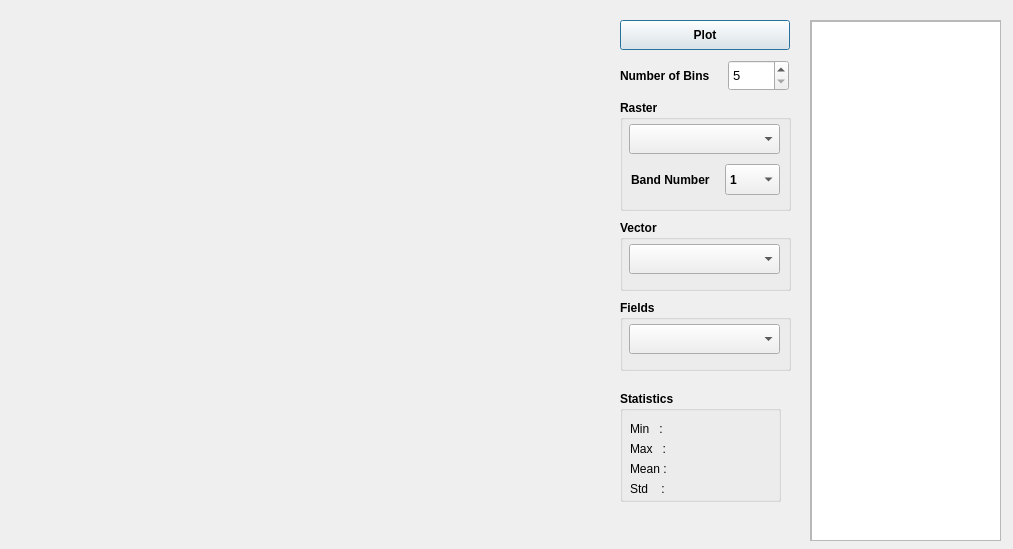
<?xml version="1.0" encoding="UTF-8"?>
<ui version="4.0">
 <class>PartialHistogramDialogBase</class>
 <widget class="QDialog" name="PartialHistogramDialogBase">
  <property name="geometry">
   <rect>
    <x>0</x>
    <y>0</y>
    <width>1013</width>
    <height>549</height>
   </rect>
  </property>
  <property name="sizePolicy">
   <sizepolicy hsizetype="Fixed" vsizetype="Fixed">
    <horstretch>0</horstretch>
    <verstretch>0</verstretch>
   </sizepolicy>
  </property>
  <property name="windowTitle">
   <string>Partial Histogram</string>
  </property>
  <widget class="QWidget" name="verticalLayoutWidget">
   <property name="geometry">
    <rect>
     <x>20</x>
     <y>20</y>
     <width>581</width>
     <height>481</height>
    </rect>
   </property>
   <layout class="QVBoxLayout" name="layout"/>
  </widget>
  <widget class="QLabel" name="lblMessage">
   <property name="geometry">
    <rect>
     <x>20</x>
     <y>510</y>
     <width>761</width>
     <height>31</height>
    </rect>
   </property>
   <property name="font">
    <font>
     <weight>75</weight>
     <italic>true</italic>
     <bold>true</bold>
    </font>
   </property>
   <property name="text">
    <string/>
   </property>
  </widget>
  <widget class="QPushButton" name="btnPlot">
   <property name="geometry">
    <rect>
     <x>620</x>
     <y>20</y>
     <width>170</width>
     <height>30</height>
    </rect>
   </property>
   <property name="font">
    <font>
     <weight>75</weight>
     <bold>true</bold>
    </font>
   </property>
   <property name="text">
    <string>Plot</string>
   </property>
  </widget>
  <widget class="QGroupBox" name="groupBox">
   <property name="geometry">
    <rect>
     <x>620</x>
     <y>391</y>
     <width>161</width>
     <height>111</height>
    </rect>
   </property>
   <property name="font">
    <font>
     <weight>75</weight>
     <italic>false</italic>
     <bold>true</bold>
    </font>
   </property>
   <property name="title">
    <string>Statistics</string>
   </property>
   <widget class="QLabel" name="lblstd">
    <property name="geometry">
     <rect>
      <x>10</x>
      <y>90</y>
      <width>121</width>
      <height>16</height>
     </rect>
    </property>
    <property name="font">
     <font>
      <weight>50</weight>
      <bold>false</bold>
     </font>
    </property>
    <property name="text">
     <string>Std    :</string>
    </property>
   </widget>
   <widget class="QLabel" name="lblmax">
    <property name="geometry">
     <rect>
      <x>10</x>
      <y>50</y>
      <width>121</width>
      <height>16</height>
     </rect>
    </property>
    <property name="font">
     <font>
      <weight>50</weight>
      <bold>false</bold>
     </font>
    </property>
    <property name="text">
     <string>Max   :</string>
    </property>
   </widget>
   <widget class="QLabel" name="lblmean">
    <property name="geometry">
     <rect>
      <x>10</x>
      <y>70</y>
      <width>121</width>
      <height>16</height>
     </rect>
    </property>
    <property name="font">
     <font>
      <weight>50</weight>
      <bold>false</bold>
     </font>
    </property>
    <property name="text">
     <string>Mean :</string>
    </property>
   </widget>
   <widget class="QLabel" name="lblmin">
    <property name="geometry">
     <rect>
      <x>10</x>
      <y>30</y>
      <width>121</width>
      <height>16</height>
     </rect>
    </property>
    <property name="font">
     <font>
      <weight>50</weight>
      <bold>false</bold>
     </font>
    </property>
    <property name="text">
     <string>Min   :</string>
    </property>
   </widget>
  </widget>
  <widget class="QLabel" name="label_4">
   <property name="geometry">
    <rect>
     <x>620</x>
     <y>60</y>
     <width>101</width>
     <height>31</height>
    </rect>
   </property>
   <property name="font">
    <font>
     <weight>75</weight>
     <bold>true</bold>
    </font>
   </property>
   <property name="text">
    <string>Number of Bins</string>
   </property>
  </widget>
  <widget class="QSpinBox" name="spnBins">
   <property name="geometry">
    <rect>
     <x>728</x>
     <y>60</y>
     <width>61</width>
     <height>31</height>
    </rect>
   </property>
   <property name="font">
    <font>
     <pointsize>10</pointsize>
    </font>
   </property>
   <property name="minimum">
    <number>5</number>
   </property>
   <property name="maximum">
    <number>500</number>
   </property>
  </widget>
  <widget class="QGroupBox" name="groupBox_2">
   <property name="geometry">
    <rect>
     <x>620</x>
     <y>100</y>
     <width>171</width>
     <height>111</height>
    </rect>
   </property>
   <property name="font">
    <font>
     <weight>75</weight>
     <bold>true</bold>
    </font>
   </property>
   <property name="title">
    <string>Raster</string>
   </property>
   <widget class="QComboBox" name="cbRaster">
    <property name="geometry">
     <rect>
      <x>9</x>
      <y>24</y>
      <width>151</width>
      <height>30</height>
     </rect>
    </property>
   </widget>
   <widget class="QLabel" name="label_3">
    <property name="geometry">
     <rect>
      <x>11</x>
      <y>64</y>
      <width>91</width>
      <height>31</height>
     </rect>
    </property>
    <property name="font">
     <font>
      <weight>75</weight>
      <bold>true</bold>
     </font>
    </property>
    <property name="text">
     <string>Band Number</string>
    </property>
   </widget>
   <widget class="QComboBox" name="cbBand">
    <property name="geometry">
     <rect>
      <x>105</x>
      <y>64</y>
      <width>55</width>
      <height>31</height>
     </rect>
    </property>
    <item>
     <property name="text">
      <string>1</string>
     </property>
    </item>
   </widget>
  </widget>
  <widget class="QGroupBox" name="groupBox_3">
   <property name="geometry">
    <rect>
     <x>620</x>
     <y>220</y>
     <width>171</width>
     <height>71</height>
    </rect>
   </property>
   <property name="font">
    <font>
     <weight>75</weight>
     <bold>true</bold>
    </font>
   </property>
   <property name="title">
    <string>Vector</string>
   </property>
   <widget class="QComboBox" name="cbVector">
    <property name="geometry">
     <rect>
      <x>9</x>
      <y>24</y>
      <width>151</width>
      <height>30</height>
     </rect>
    </property>
   </widget>
  </widget>
  <widget class="QScrollArea" name="scrollArea">
   <property name="geometry">
    <rect>
     <x>810</x>
     <y>20</y>
     <width>191</width>
     <height>521</height>
    </rect>
   </property>
   <property name="widgetResizable">
    <bool>true</bool>
   </property>
   <widget class="QWidget" name="scrollAreaWidgetContents">
    <property name="geometry">
     <rect>
      <x>0</x>
      <y>0</y>
      <width>189</width>
      <height>519</height>
     </rect>
    </property>
    <widget class="QListWidget" name="lstFieldVals">
     <property name="geometry">
      <rect>
       <x>0</x>
       <y>0</y>
       <width>191</width>
       <height>531</height>
      </rect>
     </property>
    </widget>
   </widget>
  </widget>
  <widget class="QGroupBox" name="groupBox_4">
   <property name="geometry">
    <rect>
     <x>620</x>
     <y>300</y>
     <width>171</width>
     <height>71</height>
    </rect>
   </property>
   <property name="font">
    <font>
     <weight>75</weight>
     <bold>true</bold>
    </font>
   </property>
   <property name="title">
    <string>Fields</string>
   </property>
   <widget class="QComboBox" name="cbFields">
    <property name="geometry">
     <rect>
      <x>9</x>
      <y>24</y>
      <width>151</width>
      <height>30</height>
     </rect>
    </property>
   </widget>
  </widget>
 </widget>
 <resources/>
 <connections/>
</ui>
